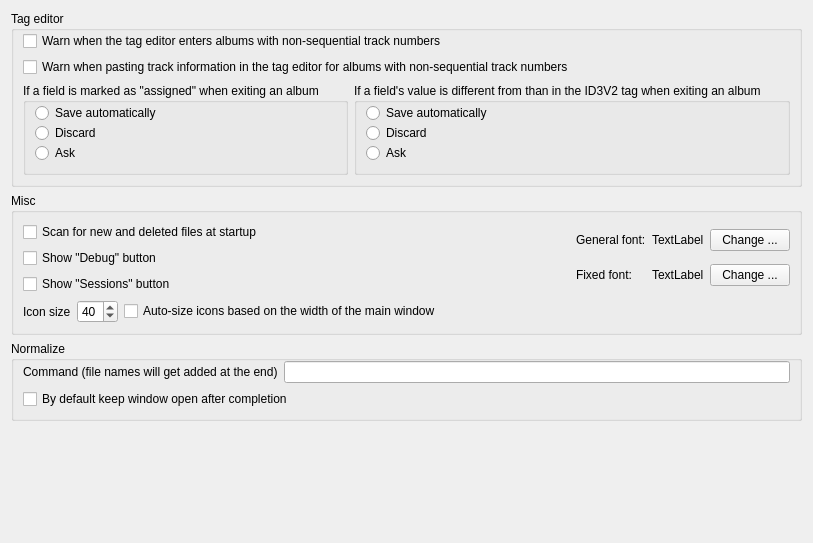
     <widget class="QWidget" name="m_pOthersW" >
      <attribute name="title" >
       <string>Others</string>
      </attribute>
      <layout class="QVBoxLayout" >
       <item>
        <widget class="QGroupBox" name="groupBox_9" >
         <property name="title" >
          <string>Tag editor</string>
         </property>
         <layout class="QVBoxLayout" >
          <property name="topMargin" >
           <number>0</number>
          </property>
          <item>
           <widget class="QCheckBox" name="m_pWarnOnNonSeqTracksCkB" >
            <property name="text" >
             <string>Warn when the tag editor enters albums with non-sequential track numbers</string>
            </property>
           </widget>
          </item>
          <item>
           <widget class="QCheckBox" name="m_pWarnOnPasteToNonSeqTracksCkB" >
            <property name="text" >
             <string>Warn when pasting track information in the tag editor for albums with non-sequential track numbers</string>
            </property>
           </widget>
          </item>
          <item>
           <widget class="QWidget" native="1" name="widget_22" >
            <layout class="QHBoxLayout" >
             <property name="leftMargin" >
              <number>0</number>
             </property>
             <property name="topMargin" >
              <number>0</number>
             </property>
             <property name="rightMargin" >
              <number>0</number>
             </property>
             <property name="bottomMargin" >
              <number>0</number>
             </property>
             <item>
              <widget class="QGroupBox" name="groupBox_21" >
               <property name="title" >
                <string>If a field is marked as "assigned" when exiting an album</string>
               </property>
               <layout class="QVBoxLayout" >
                <property name="spacing" >
                 <number>0</number>
                </property>
                <property name="topMargin" >
                 <number>0</number>
                </property>
                <item>
                 <widget class="QRadioButton" name="m_pAssgnSaveRB" >
                  <property name="text" >
                   <string>Save automatically</string>
                  </property>
                 </widget>
                </item>
                <item>
                 <widget class="QRadioButton" name="m_pAssgnDiscardRB" >
                  <property name="text" >
                   <string>Discard</string>
                  </property>
                 </widget>
                </item>
                <item>
                 <widget class="QRadioButton" name="m_pAssgnAskRB" >
                  <property name="text" >
                   <string>Ask</string>
                  </property>
                 </widget>
                </item>
               </layout>
              </widget>
             </item>
             <item>
              <widget class="QGroupBox" name="groupBox_22" >
               <property name="title" >
                <string>If a field's value is different from than in the ID3V2 tag when exiting an album</string>
               </property>
               <layout class="QVBoxLayout" >
                <property name="spacing" >
                 <number>0</number>
                </property>
                <property name="topMargin" >
                 <number>0</number>
                </property>
                <item>
                 <widget class="QRadioButton" name="m_pNonId3v2SaveRB" >
                  <property name="text" >
                   <string>Save automatically</string>
                  </property>
                 </widget>
                </item>
                <item>
                 <widget class="QRadioButton" name="m_pNonId3v2DiscardRB" >
                  <property name="text" >
                   <string>Discard</string>
                  </property>
                 </widget>
                </item>
                <item>
                 <widget class="QRadioButton" name="m_pNonId3v2AskRB" >
                  <property name="text" >
                   <string>Ask</string>
                  </property>
                 </widget>
                </item>
               </layout>
              </widget>
             </item>
            </layout>
           </widget>
          </item>
         </layout>
        </widget>
       </item>
       <item>
        <widget class="QGroupBox" name="m_pOthersMiscGrp" >
         <property name="title" >
          <string>Misc</string>
         </property>
         <layout class="QVBoxLayout" >
          <item>
           <layout class="QHBoxLayout" >
            <item>
             <widget class="QWidget" native="1" name="widget_13" >
              <property name="sizePolicy" >
               <sizepolicy vsizetype="Preferred" hsizetype="Expanding" >
                <horstretch>0</horstretch>
                <verstretch>0</verstretch>
               </sizepolicy>
              </property>
              <layout class="QVBoxLayout" >
               <property name="leftMargin" >
                <number>0</number>
               </property>
               <property name="topMargin" >
                <number>0</number>
               </property>
               <property name="rightMargin" >
                <number>10</number>
               </property>
               <property name="bottomMargin" >
                <number>0</number>
               </property>
               <item>
                <widget class="QCheckBox" name="m_pScanAtStartupCkB" >
                 <property name="text" >
                  <string>Scan for new and deleted files at startup</string>
                 </property>
                </widget>
               </item>
               <item>
                <widget class="QCheckBox" name="m_pShowDebugCkB" >
                 <property name="text" >
                  <string>Show "Debug" button</string>
                 </property>
                </widget>
               </item>
               <item>
                <widget class="QCheckBox" name="m_pShowSessCkB" >
                 <property name="text" >
                  <string>Show "Sessions" button</string>
                 </property>
                </widget>
               </item>
              </layout>
             </widget>
            </item>
            <item>
             <widget class="QWidget" native="1" name="widget_14" >
              <layout class="QGridLayout" >
               <property name="leftMargin" >
                <number>0</number>
               </property>
               <property name="topMargin" >
                <number>0</number>
               </property>
               <property name="rightMargin" >
                <number>0</number>
               </property>
               <property name="bottomMargin" >
                <number>0</number>
               </property>
               <item row="0" column="0" >
                <widget class="QLabel" name="label_14" >
                 <property name="text" >
                  <string>General font:</string>
                 </property>
                </widget>
               </item>
               <item row="0" column="1" >
                <widget class="QLabel" name="m_pGeneralFontL" >
                 <property name="sizePolicy" >
                  <sizepolicy vsizetype="Preferred" hsizetype="Minimum" >
                   <horstretch>0</horstretch>
                   <verstretch>0</verstretch>
                  </sizepolicy>
                 </property>
                 <property name="text" >
                  <string>TextLabel</string>
                 </property>
                </widget>
               </item>
               <item row="0" column="2" >
                <widget class="QPushButton" name="m_pChangeGenFontB" >
                 <property name="text" >
                  <string>Change ...</string>
                 </property>
                </widget>
               </item>
               <item row="1" column="0" >
                <widget class="QLabel" name="label_15" >
                 <property name="text" >
                  <string>Fixed font:</string>
                 </property>
                </widget>
               </item>
               <item row="1" column="1" >
                <widget class="QLabel" name="m_pFixedFontL" >
                 <property name="sizePolicy" >
                  <sizepolicy vsizetype="Preferred" hsizetype="Minimum" >
                   <horstretch>0</horstretch>
                   <verstretch>0</verstretch>
                  </sizepolicy>
                 </property>
                 <property name="text" >
                  <string>TextLabel</string>
                 </property>
                </widget>
               </item>
               <item row="1" column="2" >
                <widget class="QPushButton" name="m_pChangeFixedFontB" >
                 <property name="text" >
                  <string>Change ...</string>
                 </property>
                </widget>
               </item>
              </layout>
             </widget>
            </item>
           </layout>
          </item>
          <item>
           <widget class="QWidget" native="1" name="widget_23" >
            <layout class="QHBoxLayout" >
             <property name="leftMargin" >
              <number>0</number>
             </property>
             <property name="topMargin" >
              <number>0</number>
             </property>
             <property name="rightMargin" >
              <number>0</number>
             </property>
             <property name="bottomMargin" >
              <number>0</number>
             </property>
             <item>
              <widget class="QLabel" name="label_17" >
               <property name="text" >
                <string>Icon size</string>
               </property>
              </widget>
             </item>
             <item>
              <widget class="QSpinBox" name="m_pIconSizeSB" >
               <property name="minimum" >
                <number>20</number>
               </property>
               <property name="maximum" >
                <number>64</number>
               </property>
               <property name="value" >
                <number>40</number>
               </property>
              </widget>
             </item>
             <item>
              <widget class="QCheckBox" name="m_pAutoSizeIconsCkB" >
               <property name="text" >
                <string>Auto-size icons based on the width of the main window</string>
               </property>
              </widget>
             </item>
             <item>
              <spacer>
               <property name="orientation" >
                <enum>Qt::Horizontal</enum>
               </property>
               <property name="sizeHint" >
                <size>
                 <width>40</width>
                 <height>20</height>
                </size>
               </property>
              </spacer>
             </item>
            </layout>
           </widget>
          </item>
         </layout>
        </widget>
       </item>
       <item>
        <widget class="QGroupBox" name="m_pNormalizeGrp" >
         <property name="title" >
          <string>Normalize</string>
         </property>
         <layout class="QVBoxLayout" >
          <property name="topMargin" >
           <number>0</number>
          </property>
          <item>
           <widget class="QWidget" native="1" name="widget_20" >
            <layout class="QHBoxLayout" >
             <property name="leftMargin" >
              <number>0</number>
             </property>
             <property name="topMargin" >
              <number>0</number>
             </property>
             <property name="rightMargin" >
              <number>0</number>
             </property>
             <property name="bottomMargin" >
              <number>0</number>
             </property>
             <item>
              <widget class="QLabel" name="label_16" >
               <property name="text" >
                <string>Command (file names will get added at the end)</string>
               </property>
              </widget>
             </item>
             <item>
              <widget class="QLineEdit" name="m_pNormalizerE" />
             </item>
            </layout>
           </widget>
          </item>
          <item>
           <widget class="QCheckBox" name="m_pKeepNormOpenCkB" >
            <property name="text" >
             <string>By default keep window open after completion</string>
            </property>
           </widget>
          </item>
         </layout>
        </widget>
       </item>
       <item>
        <spacer>
         <property name="orientation" >
          <enum>Qt::Vertical</enum>
         </property>
         <property name="sizeHint" >
          <size>
           <width>81</width>
           <height>111</height>
          </size>
         </property>
        </spacer>
       </item>
      </layout>
     </widget>
